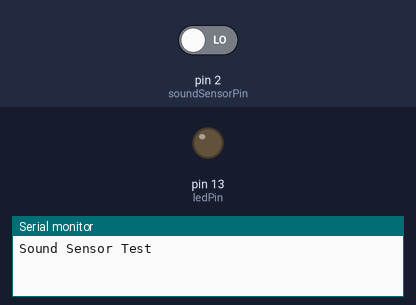
Simulated run of this sketch. Board: Arduino Uno, built with avr-gcc and run on an emulated ATmega328P. Shown: output pins drawn as LEDs (lit = HIGH), the last lines printed to the serial monitor. Inputs (shaded band) come from the test bench; at power-on: pin 2 (soundSensorPin) LOW.

Above: at 1.2 s.
1.3 s: pin 2 (soundSensorPin) driven HIGH
At 1.6 s:
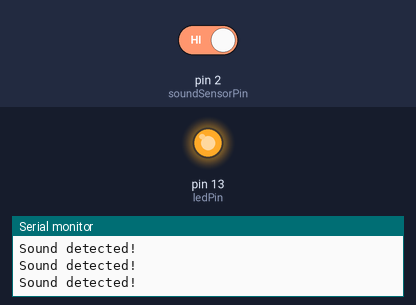
2.8 s: pin 2 (soundSensorPin) driven LOW
At 4.1 s:
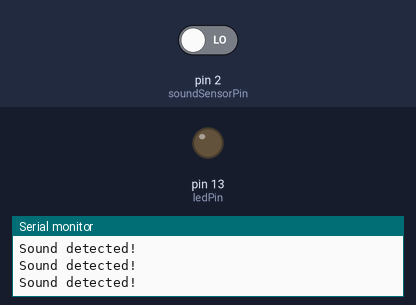
Timing chart, 0 to 5.8 s (numbered marks = the images above; inputs shaded):
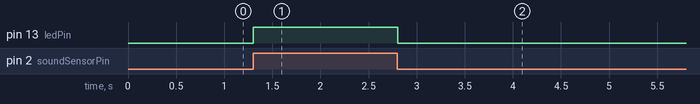

The sketch:

digitalSoundSensor.ino
```cpp
// Define pin connections
const int soundSensorPin = 2; // Pin connected to the digital output of the sound sensor
const int ledPin = 13;        // Pin connected to the LED

void setup() {
  pinMode(soundSensorPin, INPUT); // Set the sound sensor pin as input
  pinMode(ledPin, OUTPUT);        // Set the LED pin as output

  // Initialize serial communication for debugging
  Serial.begin(9600);
  Serial.println("Sound Sensor Test");
}

void loop() {
  // Read the digital signal from the sound sensor
  int soundDetected = digitalRead(soundSensorPin);

  if (soundDetected == HIGH) {
    // Sound detected, turn on LED
    digitalWrite(ledPin, HIGH);
    Serial.println("Sound detected!");
  } else {
    // No sound detected, turn off LED
    digitalWrite(ledPin, LOW);
  }

  // Small delay to stabilize readings
  delay(100);
}
```

Measured:
- after the input at 1.3 s, pin 13 (ledPin): LOW → HIGH at once
- after the input at 2.8 s, pin 13 (ledPin): HIGH → LOW at once
